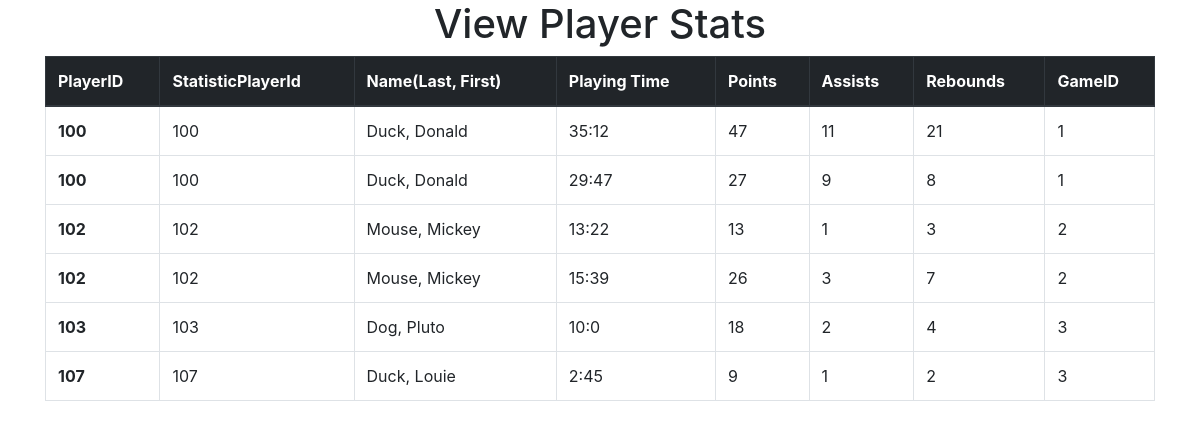
Page /features/viewstats.php (signed in) on the earlier database version.
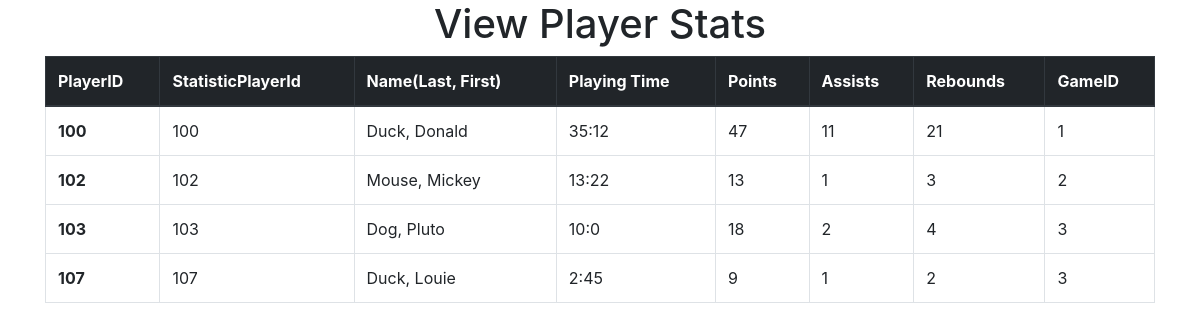
Same page on the later database version.
### tables this page shows
CREATE TABLE Statistics
(
  ID INT(10) UNSIGNED NOT NULL AUTO_INCREMENT PRIMARY KEY,
  PlayerId INT(10) UNSIGNED NOT NULL,
  PlayingTimeMin TINYINT(2) UNSIGNED DEFAULT 0,
  PlayingTimeSec TINYINT(2) UNSIGNED DEFAULT 0,
  Points TINYINT(3) UNSIGNED DEFAULT 0,
  Assists TINYINT(3) UNSIGNED DEFAULT 0,
  Rebounds TINYINT(3) UNSIGNED DEFAULT 0,
  GameId INT(10) UNSIGNED NOT NULL,

  CONSTRAINT GAMEPLAY FOREIGN KEY (GameId) REFERENCES GAME(GameID) ON UPDATE CASCADE ON DELETE CASCADE,
  CONSTRAINT FORPLAYER FOREIGN KEY (PlayerId) REFERENCES PLAYER(PlayerId) ON UPDATE CASCADE ON DELETE CASCADE,

  CHECK((PLAYINGTIMEMIN < 40 AND PLAYINGTIMESEC < 60) OR
        (PLAYINGTIMEMIN = 40 AND PLAYINGTIMESEC = 0 ))
);

CREATE TABLE PLAYER
(
  PlayerId INT(10) UNSIGNED NOT NULL AUTO_INCREMENT,
  Name_First VARCHAR(100),
  Name_Last VARCHAR(150) NOT NULL,
  Street VARCHAR(250),
  City VARCHAR(100),
  State VARCHAR(100),
  Country VARCHAR(100),
  ZipCode CHAR(10),
  PlayerTeamId INT(10) UNSIGNED NOT NULL,

  PRIMARY KEY (PlayerId),

  FOREIGN KEY (PlayerTeamId) REFERENCES TEAM(TeamID) ON UPDATE CASCADE ON DELETE CASCADE,

  CHECK (ZipCode REGEXP '(?!0{5})(?!9{5})\\d{5}(-(?!0{4})(?!9{4})\\d{4})?'),
  INDEX(Name_Last),
  INDEX(Name_First, Name_Last)
);

### admin/PlayerStatistic.php (called while the page is built, shortened)
<?php
class PlayerStatistic
{
   private $name         = array('FIRST'=>"", 'LAST'=>null);
   private $playingTime  = array('MINS' =>0,  'SECS'=>0);
   private $pointsScored = 0;
   private $assists      = 0;
   private $rebounds     = 0;
   private $gameid = 0;
   function name()
   {
     if( func_num_args() == 0 )
     {
       if( empty($this->name['FIRST']) ) return $this->name['LAST'];
       else                              return $this->name['LAST'].', '.$this->name['FIRST'];
     }
     else if( func_num_args() == 1 )
     {
       $value = func_get_arg(0);
       if( is_string($value) )
       {
         $value = explode(',', $value);
         if ( count($value) >= 2 ) $this->name['FIRST'] = htmlspecialchars(trim($value[1]));
         else                      $this->name['FIRST'] = '';
         $this->name['LAST']  = htmlspecialchars(trim($value[0]));
       }
       else if( is_array ($value) )
       {
         if ( count($value) >= 2 ) $this->name['LAST'] = htmlspecialchars(trim($value[1]));
         else                      $this->name['LAST'] = '';
         $this->name['FIRST']  = htmlspecialchars(trim($value[0]));
       }
     }
     else if( func_num_args() == 2 )
     {
         $this->name['FIRST'] = htmlspecialchars(trim(func_get_arg(0)));
         $this->name['LAST']  = htmlspecialchars(trim(func_get_arg(1)));
     }
     return $this;
   }
   function gameid()
      {
        if( func_num_args() == 0 )
        {
          return $this->gameid;
        }
        else if( func_num_args() == 1 )
        {
          $this->gameid = (int)func_get_arg(0);
        }
        return $this;
      }
   function playingTime()
   {
     if( func_num_args() == 0 )
     {
       return $this->playingTime['MINS'].':'.$this->playingTime['SECS'];
     }
     else if( func_num_args() == 1 )
     {
       $value = func_get_arg(0);
       if( is_array ($value) )
       {
         if ( count($value) >= 2 ) $this->playingTime['SECS'] = (int)$value[1];
         else                      $this->playingTime['SECS'] = 0;
         $this->playingTime['MINS'] = (int)$value[0];
       }
     }
     else if( func_num_args() == 2 )
     {
       $this->playingTime['MINS'] = (int)func_get_arg(0);
       $this->playingTime['SECS'] = (int)func_get_arg(1);
     }
     return $this;
   }
   function pointsScored()
   {
     if( func_num_args() == 0 )
     {
       return $this->pointsScored;
     }
     else if( func_num_args() == 1 )
     {
       $this->pointsScored = (int)func_get_arg(0);
     }
     return $this;
   }
   function assists()
   {
     if( func_num_args() == 0 )
     {
       return $this->assists;
     }
     else if( func_num_args() == 1 )
     {
       $this->assists = (int)func_get_arg(0);
     }
     return $this;
   }
   function rebounds()
   {
     if( func_num_args() == 0 )
     {
       return $this->rebounds;
     }
     else if( func_num_args() == 1 )
     {
       $this->rebounds = (int)func_get_arg(0);
     }
     return $this;
   }
}
?>

### features/viewstats.php (the view, shortened to what this page needs)
<?php
  require_once(__DIR__.'/../admin/PlayerStatistic.php');
  $mysqli = new mysqli(DATA_BASE_HOST, USER_NAME, USER_PASSWORD, DATA_BASE_NAME);
  $query = "SELECT P.PlayerId, S.PlayerId, P.Name_First, P.Name_Last, S.PlayingTimeMin, S.PlayingTimeSec, S.Points, S.Assists, S.Rebounds, S.GameId
    FROM Statistics S
    JOIN PLAYER P WHERE P.PlayerId = S.PlayerId
    ORDER BY S.GameId;";
    if ($stmt = $mysqli->prepare($query)) {
      $stmt->execute();
      $stmt->store_result();
      $stmt->bind_result(
        $PlayerId,
        $SPlayerId,
        $Name_First,
        $Name_Last,
        $PlayingTimeMin,
        $PlayingTimeSec,
        $Points,
        $Assists,
        $Rebounds,
        $gameid
      );
    }
?>
<!DOCTYPE html>
<html lang="en" dir="ltr">
  <head>
    <link rel="stylesheet" href="../css/theme.css" type="text/css"> </head>
    <link rel="stylesheet" href="https://maxcdn.bootstrapcdn.com/bootstrap/4.0.0/css/bootstrap.min.css">
  </head>
  <body>
        <div class="container">
          <h1 align="center">View Player Stats</h1>
          <table class="table table-bordered table-hover">
            <thead class="thead-dark">
              <tr class="info">
                <th scope="col">PlayerID</th>
                <th scope="col">StatisticPlayerId</th>
                <th scope="col">Name(Last, First)</th>
                <th scope="col">Playing Time</th>
                <th scope="col">Points</th>
                <th scope="col">Assists</th>
                <th scope="col">Rebounds</th>
                <th scope="col">GameID</th>
              </tr>
            </thead>
            <?php
              $stmt->data_seek(0);
              while($stmt->fetch()){
                $stat = new PlayerStatistic([$Name_First, $Name_Last],[$PlayingTimeMin, $PlayingTimeSec], $Points, $Assists, $Rebounds, $gameid);
                echo "<tr>\n";
                echo "<th scope=\"row\">".$PlayerId."</th>\n";
                echo "<td>".$SPlayerId."</td>\n";
                echo "<td>".$stat->name()."</td>\n";
                echo "<td>".$stat->playingTime()."</td>\n";
                echo "<td>".$stat->pointsScored()."</td>\n";
                echo "<td>".$stat->assists()."</td>\n";
                echo "<td>".$stat->rebounds()."</td>\n";
                echo "<td>".$stat->gameid()."</td>\n";
                echo "</tr>";
              }
            ?>
          </table>
        </body>
  </body>
</html>

Differences in the rows shown:
removed statistics: PlayerId.PlayerId "100", PlayerId "100", name "Duck, Donald", playingTime "29:47", Points "27", Assists "9", Rebounds "8", GameId "1"
removed statistics: PlayerId.PlayerId "102", PlayerId "102", name "Mouse, Mickey", playingTime "15:39", Points "26", Assists "3", Rebounds "7", GameId "2"
